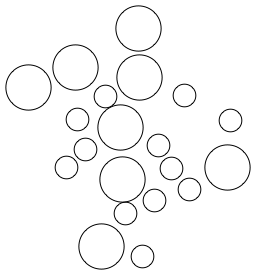
#> input picture cv_final_project/many_circles.png, 256 x 274 px
$ python still.py   (older library calls are emulated)
#> lines starting #> are read from the running program, lines starting #| are printed output that depends on the picture
### cv_final_project/circles.py
import numpy as np
import cv2
from numba import jit


# circle class for storing detected circle center and radius values
class Circle:
    def __init__(self, x, y, r):
        self.x = x
        self.y = y
        self.r = r

# Euclidean distance function
def distance(x1, y1, x2, y2):
    return np.sqrt((np.power((y2 - y1), 2) + np.power((x2 - x1), 2)))


# [55 lines left out: function HoughTransformCircle, not called in this run]


#does calculations and creates accumulator. We Use numba to make this code run faster
@jit
def houghTransformCalculations(acc, edges, minRadius, maxRadius, threshold, dY, dX):
    for x in range(edges.shape[1]):
        for y in range(edges.shape[0]):
            if edges[y][x] != 0:
                # Calculate edge direction phi using gradient information
                phi = np.arctan2(dY[y][x],dX[y][x])

                for r in range(minRadius, maxRadius + 1):
                    aNeg = int(round(x - (r * np.cos(phi))))
                    bNeg = int(round(y - (r * np.sin(phi))))
                    aPos = int(round(x + (r * np.cos(phi))))
                    bPos = int(round(y + (r * np.sin(phi))))
                    if bNeg < acc.shape[0] and aNeg < acc.shape[1]:
                        acc[bNeg][aNeg][r - minRadius] += 1
                    if bPos < acc.shape[0] and aPos < acc.shape[1]:
                        acc[bPos][aPos][r - minRadius] += 1


    return acc


# [26 lines of commented-out code are left out]


def HoughTransformCircleOptimized(image, minRadius, maxRadius, threshold):
    # detect edges using Cannymethod
    edges = cv2.Canny(image, 2000, 3000, apertureSize=5)

    # calculate derivate in x and y direction using sobel operator function to use in gradient calculation
    dX = cv2.Sobel(image, cv2.CV_64F, 1, 0, ksize=-1)

    dY = cv2.Sobel(image, cv2.CV_64F, 0, 1, ksize=-1)


    #accumulator same size as image and edges with 3rd dimesnion for radius
    height = edges.shape[0]
    width = edges.shape[1]
    acc = np.zeros((height, width, maxRadius - minRadius + 1))

    # list to store detected circles
    circles = []


    # print("Checking Radius Values")
    acc = houghTransformCalculations(acc, edges, minRadius, maxRadius, threshold, dY, dX)


    # add circles with accumulated greater than or equal to the given threshold
    maxACC = 0
    for x in range(acc.shape[1]):
        for y in range(acc.shape[0]):
            for r in range(minRadius, maxRadius + 1):
                if acc[y][x][r - minRadius] > maxACC:
                    maxACC = acc[y][x][r - minRadius]

                if acc[y][x][r - minRadius] >= threshold:
                    #check if theres already a circle in range so circles dont overlap
                    closeFlag = False
                    for c in circles:
                        if(distance(x, y, c.x, c.y)) < (c.r + r):
                            closeFlag = True

                    if closeFlag is False:
                        c = Circle(x, y, r)
                        circles.append(c)

    # print("MaxACC:{}".format(maxACC))
    return circles

### cv_final_project/still.py
import numpy as np
import cv2
import circles as circ
import time
from numba import jit


x = time.time()
image = cv2.imread('./many_circles.png', 0)
#> image is the input picture: shape (274, 256); min 0, max 255, mean 247.8
image = cv2.medianBlur(image,3)
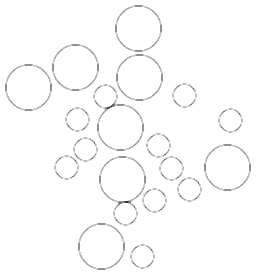
#> image: shape (274, 256); min 43, max 255, mean 251.2
# [10 lines of commented-out code are left out]
circles = circ.HoughTransformCircleOptimized(image, 10, 70, 20)
#> in HoughTransformCircleOptimized, `edges = cv2.Canny(image, 2000, 3000, apertureSize=5)`:
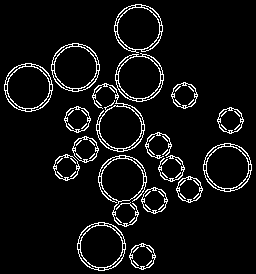
#> edges: shape (274, 256); 6.6% white in thin lines or dots
#> in HoughTransformCircleOptimized, `dX = cv2.Sobel(image, cv2.CV_64F, 1, 0, ksize=-1)`:
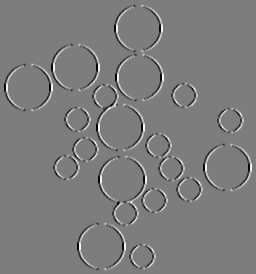
#> dX: shape (274, 256) float64; min -1837, max 1902, mean 0; drawn with min black and max white
#> in HoughTransformCircleOptimized, `dY = cv2.Sobel(image, cv2.CV_64F, 0, 1, ksize=-1)`:
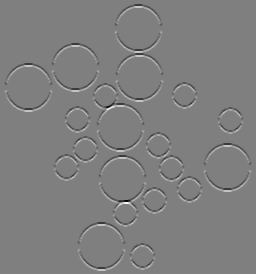
#> dY: shape (274, 256) float64; min -3232, max 3232, mean 0; drawn with min black and max white
#> after the loop in HoughTransformCircleOptimized, `for x in range(acc.shape[1]):`: circles = 18 items; maxACC = 22
#> circles = 18 items

color = cv2.cvtColor(image, cv2.COLOR_GRAY2BGR)
print(len(circles))
#| 18

for c in circles:
    # print("Radius:{}".format(c.r))
    # draw the outer circle
    cv2.circle(color, (c.x, c.y), c.r, (0, 255, 0), 2)
    # draw the center of the circle
    cv2.circle(color, (c.x, c.y), 2, (0, 0, 255), 3)
#> this loop made 18 passes
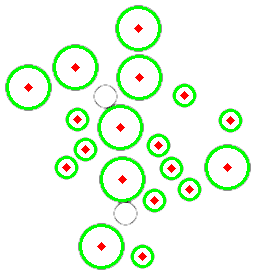
#> color: shape (274, 256, 3); mean B, G, R 231.5, 250.5, 234.2


timeV = time.time() - x
print("time here->", timeV)
cv2.imshow('circles', color)

cv2.waitKey(0)

cv2.destroyAllWindows()
